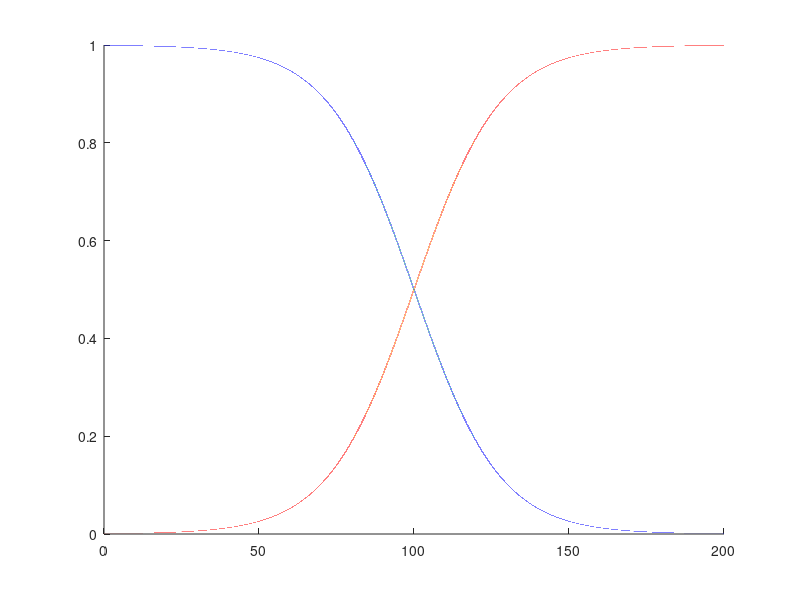

Reproduce this figure in MATLAB. (Note: this script raises an error after producing the figure.)
k = 1.38064852 * 10^(-2);

E = 0:0.001:200;
E_F = 100;

T = 1000;

f = 1./(1 + exp((E - E_F)/(k * T)));

fig = figure;
hold on;
plot(E,f);
plot(E,1 - f);

ax = gca;
ax.TickLabelInterpreter = 'latex';
ax.XTick = [0,E_F];
ax.YTick = [0,1/2,1];
ax.XTickLabel = {'$0$','$E_F$'};
ax.YTickLabel = {'$0$','$\frac{1}{2}$','$1$'};

xlabel('$E$','Interpreter','latex','FontSize',14);

leg = legend('$f(E)$','$1 - f(E)$');
leg.Interpreter = 'latex';

set(fig,'Units','Inches');
pos = get(fig,'Position');
set(fig,'PaperPositionMode','Auto','PaperUnits','Inches','PaperSize',[pos(3), pos(4)]);

%matlab2tikz('graphical_solution_for_allowed_energy_levels_for_even_wave_functions_in_finite_potential_well.tikz')

print(fig,'fermi_function_and_one_minus_fermi_function','-dpdf','-r0')

close all; clear; clc;
